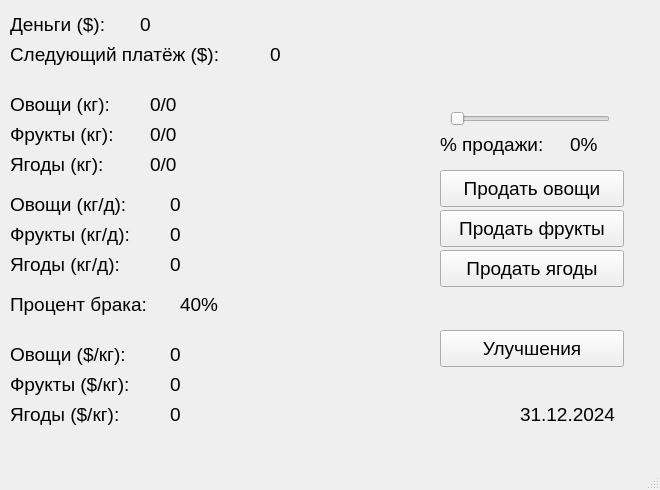
<?xml version="1.0" encoding="UTF-8"?>
<ui version="4.0">
 <class>MainWindow</class>
 <widget class="QMainWindow" name="MainWindow">
  <property name="geometry">
   <rect>
    <x>0</x>
    <y>0</y>
    <width>660</width>
    <height>490</height>
   </rect>
  </property>
  <property name="sizePolicy">
   <sizepolicy hsizetype="Fixed" vsizetype="Fixed">
    <horstretch>0</horstretch>
    <verstretch>0</verstretch>
   </sizepolicy>
  </property>
  <property name="minimumSize">
   <size>
    <width>660</width>
    <height>490</height>
   </size>
  </property>
  <property name="maximumSize">
   <size>
    <width>660</width>
    <height>490</height>
   </size>
  </property>
  <property name="windowTitle">
   <string>Warehouse Manager ARM Training</string>
  </property>
  <widget class="QWidget" name="centralwidget">
   <widget class="QLabel" name="Label">
    <property name="geometry">
     <rect>
      <x>10</x>
      <y>10</y>
      <width>122</width>
      <height>28</height>
     </rect>
    </property>
    <property name="font">
     <font>
      <pointsize>14</pointsize>
     </font>
    </property>
    <property name="text">
     <string>Деньги ($):</string>
    </property>
   </widget>
   <widget class="QLabel" name="Money">
    <property name="geometry">
     <rect>
      <x>140</x>
      <y>10</y>
      <width>241</width>
      <height>28</height>
     </rect>
    </property>
    <property name="font">
     <font>
      <pointsize>14</pointsize>
     </font>
    </property>
    <property name="text">
     <string>0</string>
    </property>
   </widget>
   <widget class="QLabel" name="Label_2">
    <property name="geometry">
     <rect>
      <x>10</x>
      <y>90</y>
      <width>125</width>
      <height>28</height>
     </rect>
    </property>
    <property name="font">
     <font>
      <pointsize>14</pointsize>
     </font>
    </property>
    <property name="text">
     <string>Овощи (кг):</string>
    </property>
   </widget>
   <widget class="QLabel" name="Label_3">
    <property name="geometry">
     <rect>
      <x>10</x>
      <y>120</y>
      <width>133</width>
      <height>28</height>
     </rect>
    </property>
    <property name="font">
     <font>
      <pointsize>14</pointsize>
     </font>
    </property>
    <property name="text">
     <string>Фрукты (кг):</string>
    </property>
   </widget>
   <widget class="QLabel" name="Vegetables">
    <property name="geometry">
     <rect>
      <x>150</x>
      <y>90</y>
      <width>141</width>
      <height>28</height>
     </rect>
    </property>
    <property name="font">
     <font>
      <pointsize>14</pointsize>
     </font>
    </property>
    <property name="text">
     <string>0/0</string>
    </property>
   </widget>
   <widget class="QLabel" name="Fruits">
    <property name="geometry">
     <rect>
      <x>150</x>
      <y>120</y>
      <width>141</width>
      <height>28</height>
     </rect>
    </property>
    <property name="font">
     <font>
      <pointsize>14</pointsize>
     </font>
    </property>
    <property name="text">
     <string>0/0</string>
    </property>
   </widget>
   <widget class="QLabel" name="Label_4">
    <property name="geometry">
     <rect>
      <x>10</x>
      <y>150</y>
      <width>119</width>
      <height>28</height>
     </rect>
    </property>
    <property name="font">
     <font>
      <pointsize>14</pointsize>
     </font>
    </property>
    <property name="text">
     <string>Ягоды (кг):</string>
    </property>
   </widget>
   <widget class="QLabel" name="Berries">
    <property name="geometry">
     <rect>
      <x>150</x>
      <y>150</y>
      <width>141</width>
      <height>28</height>
     </rect>
    </property>
    <property name="font">
     <font>
      <pointsize>14</pointsize>
     </font>
    </property>
    <property name="text">
     <string>0/0</string>
    </property>
   </widget>
   <widget class="QLabel" name="Label_5">
    <property name="geometry">
     <rect>
      <x>10</x>
      <y>40</y>
      <width>256</width>
      <height>28</height>
     </rect>
    </property>
    <property name="font">
     <font>
      <pointsize>14</pointsize>
     </font>
    </property>
    <property name="text">
     <string>Следующий платёж ($):</string>
    </property>
   </widget>
   <widget class="QLabel" name="Rent">
    <property name="geometry">
     <rect>
      <x>270</x>
      <y>40</y>
      <width>151</width>
      <height>28</height>
     </rect>
    </property>
    <property name="font">
     <font>
      <pointsize>14</pointsize>
     </font>
    </property>
    <property name="text">
     <string>0</string>
    </property>
   </widget>
   <widget class="QLabel" name="BerriesDay">
    <property name="geometry">
     <rect>
      <x>170</x>
      <y>250</y>
      <width>81</width>
      <height>28</height>
     </rect>
    </property>
    <property name="font">
     <font>
      <pointsize>14</pointsize>
     </font>
    </property>
    <property name="text">
     <string>0</string>
    </property>
   </widget>
   <widget class="QLabel" name="VegetablesDay">
    <property name="geometry">
     <rect>
      <x>170</x>
      <y>190</y>
      <width>81</width>
      <height>28</height>
     </rect>
    </property>
    <property name="font">
     <font>
      <pointsize>14</pointsize>
     </font>
    </property>
    <property name="text">
     <string>0</string>
    </property>
   </widget>
   <widget class="QLabel" name="Label_6">
    <property name="geometry">
     <rect>
      <x>10</x>
      <y>190</y>
      <width>147</width>
      <height>28</height>
     </rect>
    </property>
    <property name="font">
     <font>
      <pointsize>14</pointsize>
     </font>
    </property>
    <property name="text">
     <string>Овощи (кг/д):</string>
    </property>
   </widget>
   <widget class="QLabel" name="FruitsDay">
    <property name="geometry">
     <rect>
      <x>170</x>
      <y>220</y>
      <width>81</width>
      <height>28</height>
     </rect>
    </property>
    <property name="font">
     <font>
      <pointsize>14</pointsize>
     </font>
    </property>
    <property name="text">
     <string>0</string>
    </property>
   </widget>
   <widget class="QLabel" name="Label_7">
    <property name="geometry">
     <rect>
      <x>10</x>
      <y>220</y>
      <width>155</width>
      <height>28</height>
     </rect>
    </property>
    <property name="font">
     <font>
      <pointsize>14</pointsize>
     </font>
    </property>
    <property name="text">
     <string>Фрукты (кг/д):</string>
    </property>
   </widget>
   <widget class="QLabel" name="Label_8">
    <property name="geometry">
     <rect>
      <x>10</x>
      <y>250</y>
      <width>141</width>
      <height>28</height>
     </rect>
    </property>
    <property name="font">
     <font>
      <pointsize>14</pointsize>
     </font>
    </property>
    <property name="text">
     <string>Ягоды (кг/д):</string>
    </property>
   </widget>
   <widget class="QLabel" name="DefectPercent">
    <property name="geometry">
     <rect>
      <x>180</x>
      <y>290</y>
      <width>111</width>
      <height>28</height>
     </rect>
    </property>
    <property name="font">
     <font>
      <pointsize>14</pointsize>
     </font>
    </property>
    <property name="text">
     <string>40%</string>
    </property>
   </widget>
   <widget class="QLabel" name="Label_9">
    <property name="geometry">
     <rect>
      <x>10</x>
      <y>290</y>
      <width>166</width>
      <height>28</height>
     </rect>
    </property>
    <property name="font">
     <font>
      <pointsize>14</pointsize>
     </font>
    </property>
    <property name="text">
     <string>Процент брака:</string>
    </property>
   </widget>
   <widget class="QLabel" name="FruitsPrice">
    <property name="geometry">
     <rect>
      <x>170</x>
      <y>370</y>
      <width>91</width>
      <height>28</height>
     </rect>
    </property>
    <property name="font">
     <font>
      <pointsize>14</pointsize>
     </font>
    </property>
    <property name="text">
     <string>0</string>
    </property>
   </widget>
   <widget class="QLabel" name="BerriesPrice">
    <property name="geometry">
     <rect>
      <x>170</x>
      <y>400</y>
      <width>91</width>
      <height>28</height>
     </rect>
    </property>
    <property name="font">
     <font>
      <pointsize>14</pointsize>
     </font>
    </property>
    <property name="text">
     <string>0</string>
    </property>
   </widget>
   <widget class="QLabel" name="Label_10">
    <property name="geometry">
     <rect>
      <x>10</x>
      <y>370</y>
      <width>155</width>
      <height>28</height>
     </rect>
    </property>
    <property name="font">
     <font>
      <pointsize>14</pointsize>
     </font>
    </property>
    <property name="text">
     <string>Фрукты ($/кг):</string>
    </property>
   </widget>
   <widget class="QLabel" name="Label_11">
    <property name="geometry">
     <rect>
      <x>10</x>
      <y>340</y>
      <width>147</width>
      <height>28</height>
     </rect>
    </property>
    <property name="font">
     <font>
      <pointsize>14</pointsize>
     </font>
    </property>
    <property name="text">
     <string>Овощи ($/кг):</string>
    </property>
   </widget>
   <widget class="QLabel" name="Label_12">
    <property name="geometry">
     <rect>
      <x>10</x>
      <y>400</y>
      <width>141</width>
      <height>28</height>
     </rect>
    </property>
    <property name="font">
     <font>
      <pointsize>14</pointsize>
     </font>
    </property>
    <property name="text">
     <string>Ягоды ($/кг):</string>
    </property>
   </widget>
   <widget class="QLabel" name="VegetablesPrice">
    <property name="geometry">
     <rect>
      <x>170</x>
      <y>340</y>
      <width>91</width>
      <height>28</height>
     </rect>
    </property>
    <property name="font">
     <font>
      <pointsize>14</pointsize>
     </font>
    </property>
    <property name="text">
     <string>0</string>
    </property>
   </widget>
   <widget class="QLabel" name="Date">
    <property name="geometry">
     <rect>
      <x>520</x>
      <y>400</y>
      <width>131</width>
      <height>28</height>
     </rect>
    </property>
    <property name="font">
     <font>
      <pointsize>14</pointsize>
     </font>
    </property>
    <property name="text">
     <string>31.12.2024</string>
    </property>
   </widget>
   <widget class="QSlider" name="SellSlider">
    <property name="geometry">
     <rect>
      <x>450</x>
      <y>110</y>
      <width>160</width>
      <height>18</height>
     </rect>
    </property>
    <property name="font">
     <font>
      <pointsize>7</pointsize>
     </font>
    </property>
    <property name="maximum">
     <number>100</number>
    </property>
    <property name="orientation">
     <enum>Qt::Horizontal</enum>
    </property>
   </widget>
   <widget class="QPushButton" name="SellFruits">
    <property name="geometry">
     <rect>
      <x>440</x>
      <y>210</y>
      <width>184</width>
      <height>37</height>
     </rect>
    </property>
    <property name="font">
     <font>
      <pointsize>14</pointsize>
     </font>
    </property>
    <property name="text">
     <string>Продать фрукты</string>
    </property>
   </widget>
   <widget class="QPushButton" name="SellVegetables">
    <property name="geometry">
     <rect>
      <x>440</x>
      <y>170</y>
      <width>184</width>
      <height>37</height>
     </rect>
    </property>
    <property name="font">
     <font>
      <pointsize>14</pointsize>
     </font>
    </property>
    <property name="text">
     <string>Продать овощи</string>
    </property>
   </widget>
   <widget class="QPushButton" name="SellBerries">
    <property name="geometry">
     <rect>
      <x>440</x>
      <y>250</y>
      <width>184</width>
      <height>37</height>
     </rect>
    </property>
    <property name="font">
     <font>
      <pointsize>14</pointsize>
     </font>
    </property>
    <property name="text">
     <string>Продать ягоды</string>
    </property>
   </widget>
   <widget class="QLabel" name="label_2">
    <property name="geometry">
     <rect>
      <x>440</x>
      <y>130</y>
      <width>130</width>
      <height>28</height>
     </rect>
    </property>
    <property name="sizePolicy">
     <sizepolicy hsizetype="Ignored" vsizetype="Ignored">
      <horstretch>0</horstretch>
      <verstretch>0</verstretch>
     </sizepolicy>
    </property>
    <property name="font">
     <font>
      <pointsize>14</pointsize>
     </font>
    </property>
    <property name="text">
     <string>% продажи:</string>
    </property>
   </widget>
   <widget class="QLabel" name="SellPercent">
    <property name="geometry">
     <rect>
      <x>570</x>
      <y>130</y>
      <width>61</width>
      <height>28</height>
     </rect>
    </property>
    <property name="font">
     <font>
      <pointsize>14</pointsize>
     </font>
    </property>
    <property name="text">
     <string>0%</string>
    </property>
   </widget>
   <widget class="QPushButton" name="UpgradesBtn">
    <property name="geometry">
     <rect>
      <x>440</x>
      <y>330</y>
      <width>184</width>
      <height>37</height>
     </rect>
    </property>
    <property name="font">
     <font>
      <pointsize>14</pointsize>
     </font>
    </property>
    <property name="text">
     <string>Улучшения</string>
    </property>
   </widget>
  </widget>
  <widget class="QMenuBar" name="menubar">
   <property name="geometry">
    <rect>
     <x>0</x>
     <y>0</y>
     <width>660</width>
     <height>25</height>
    </rect>
   </property>
  </widget>
  <widget class="QStatusBar" name="statusbar"/>
 </widget>
 <resources/>
 <connections/>
</ui>
